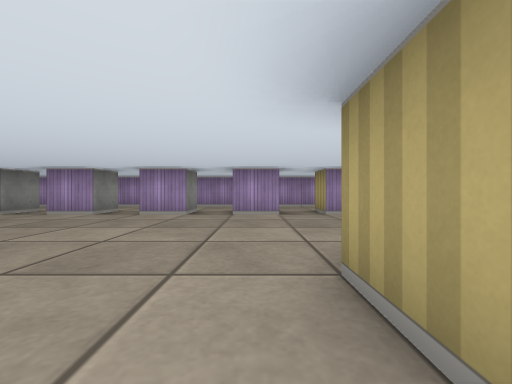
view 1 (above)

13 first-person views from a walk through a cub3D ray-caster map. The camera is about half as high as the walls, looks level and sees 90° across. The floor is counted in squares. Each view is taken from the middle of a square. On the plan, view 1 faces up. The plan holds only what a view shows up to about 9 squares ahead; the rest is blank.

view 2
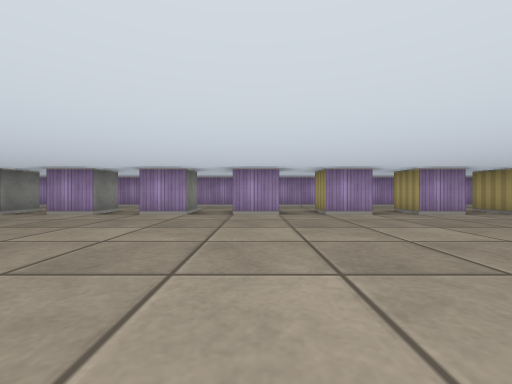

view 3
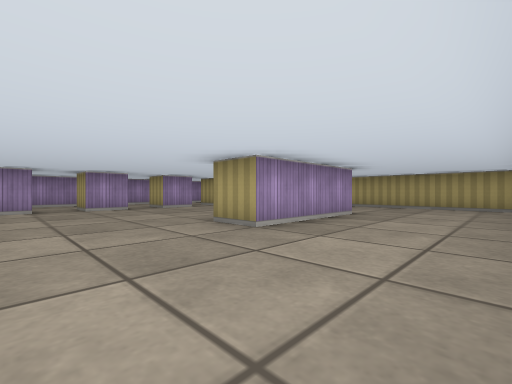

view 4
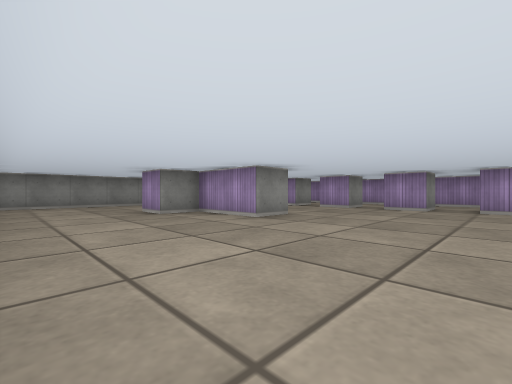

view 5
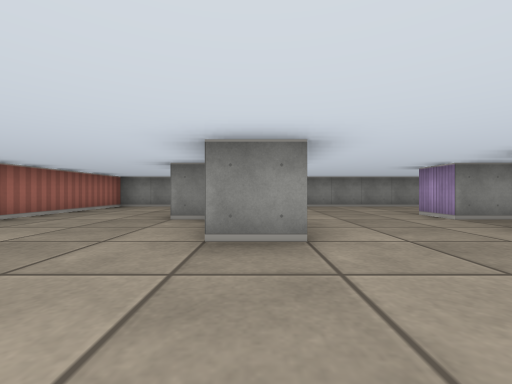

view 6
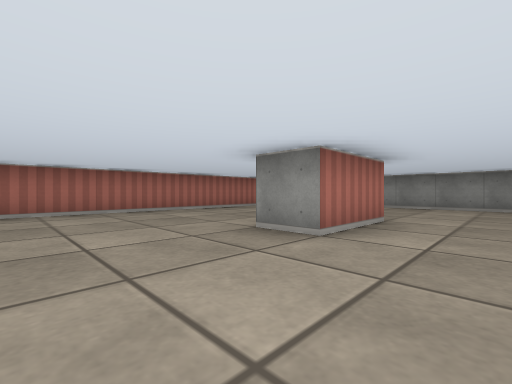

view 7
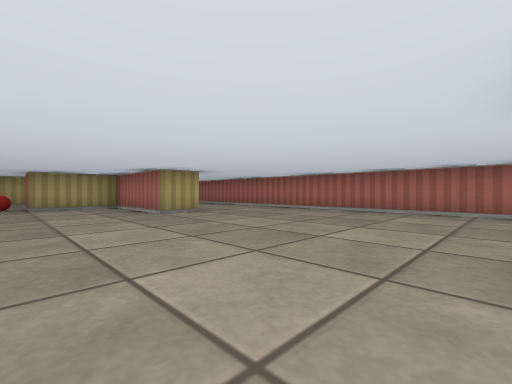

view 8
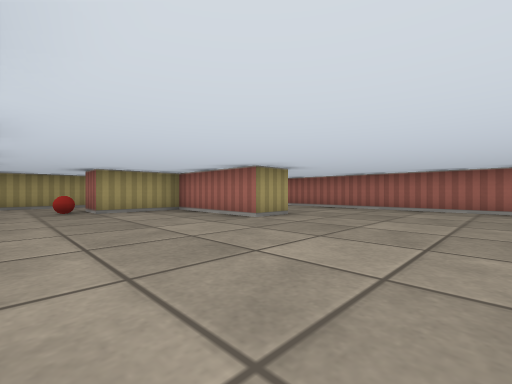

view 9
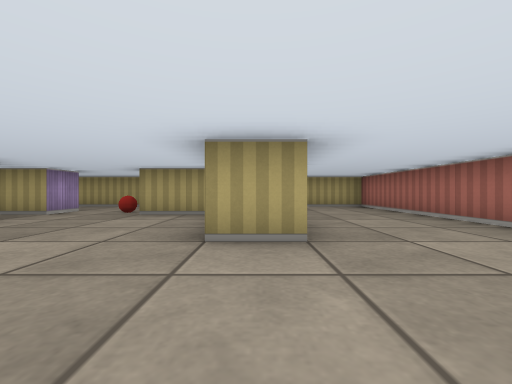

view 10
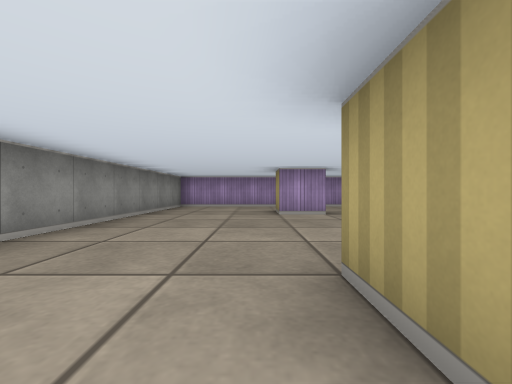

view 11
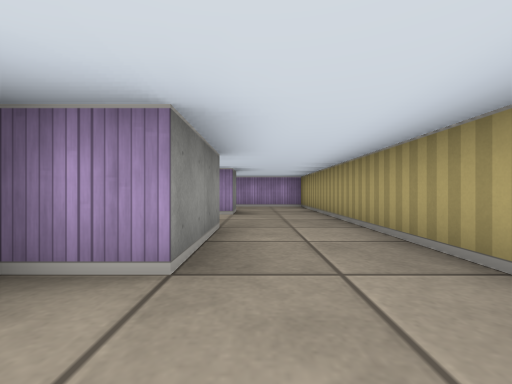

view 12
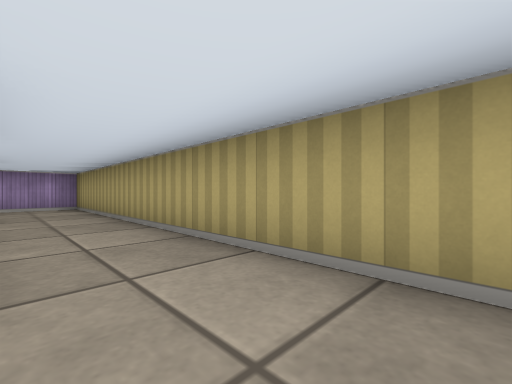

view 13
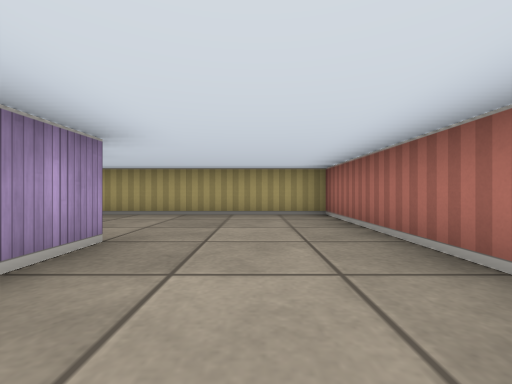

### Floor plan
Points are (right, up) in squares from view 1. A wall is a line through its corners. A room is listed if a view was taken in it or the views show most of it. See-through windows are left out.
Room 1 (views 1, 2, 3, 4, 5, 6, 7, 8, 9, 10, 11, 12, 13)
walls: (-3.5, 6.6) (-3.5, 5.5) (-4.5, 5.5); (-1.5, 6.5) (-1.5, 5.5) (-2.5, 5.5); (-5.5, 6.5) (-5.5, 5.5) (-6.5, 5.5); (0.6, 5.5) (-0.5, 5.5) (-0.5, 6.5); (-7.5, 2.5) (-5.5, 2.5) (-5.5, 1.5) (-7.5, 1.5) (-7.5, 0.5) (-8.5, 0.5) (-8.5, 1.5); (-7.5, 6.5) (-7.5, 5.5) (-8.5, 5.5) (-8.5, 6.4); (2.6, 5.5) (1.5, 5.5) (1.5, 6.5); (3.5, 0.5) (0.5, 0.5) (0.5, 1.5) (3.5, 1.5) (3.5, 3.5) (4.5, 3.5) (4.5, 1.5) (3.5, 1.5); (2.6, 8.5) (-11.5, 8.5) (-11.5, -2.5) (6.5, -2.5) (6.5, 8.5) (4.4, 8.5); (4.5, 6.5) (4.5, 5.5) (3.5, 5.5) (3.5, 6.5)
objects: ball (4, 4)

Positions as (right, up) in squares from view 1, and headings:
1: (0, 0), facing up
2: (-2, 0), facing up
3: (-2, -2), facing up-right
4: (-2, -2), facing up-left
5: (-3, 2), facing left
6: (-3, 4), facing down-left
7: (-5, 4), facing down-right
8: (-3, 5), facing down-right
9: (-2, 1), facing right
10: (-9, 0), facing up
11: (5, 0), facing up
12: (5, 0), facing up-right
13: (1, -1), facing right
